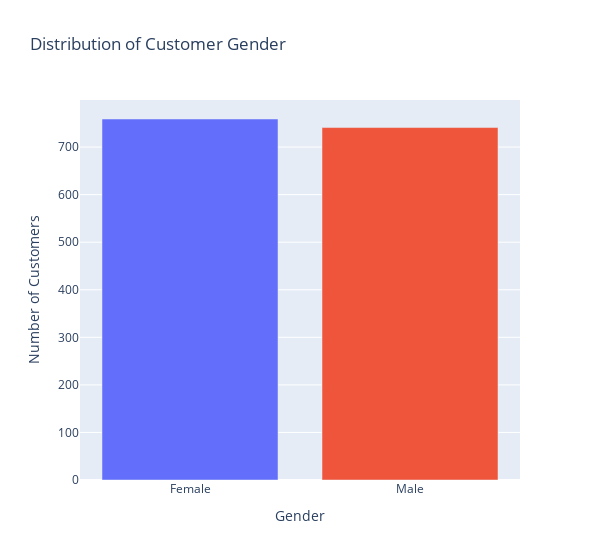

Notebook code cell kept with this figure:
### Code cell
restaurant_copy['Gender'].value_counts()

# Create bar chart of gender distribution
gender_counts = restaurant_copy['Gender'].value_counts().reset_index()
gender_counts.columns = ['Gender', 'Count']

fig = px.bar(gender_counts,
            x='Gender',
            y='Count',
            title='Distribution of Customer Gender',
            color='Gender')

# Update layout
fig.update_layout(
    showlegend=False,
    xaxis_title="Gender",
    yaxis_title="Number of Customers"
)
fig.update_layout(width=600)
fig.show()

### Figure 1 — Plotly figure (JSON) as saved in the notebook; plotly's stock layout.template omitted (floating-point values rounded to 4 significant figures)
{"data": [{"hovertemplate": "Gender=%{x}<br>Count=%{y}<extra></extra>", "legendgroup": "Female", "marker": {"color": "#636efa", "pattern": {"shape": ""}}, "name": "Female", "orientation": "v", "showlegend": true, "textposition": "auto", "type": "bar", "x": ["Female"], "xaxis": "x", "y": [759], "yaxis": "y"}, {"hovertemplate": "Gender=%{x}<br>Count=%{y}<extra></extra>", "legendgroup": "Male", "marker": {"color": "#EF553B", "pattern": {"shape": ""}}, "name": "Male", "orientation": "v", "showlegend": true, "textposition": "auto", "type": "bar", "x": ["Male"], "xaxis": "x", "y": [741], "yaxis": "y"}], "layout": {"barmode": "relative", "legend": {"title": {"text": "Gender"}, "tracegroupgap": 0}, "showlegend": false, "title": {"text": "Distribution of Customer Gender"}, "width": 600, "xaxis": {"anchor": "y", "categoryarray": ["Female", "Male"], "categoryorder": "array", "domain": [0, 1], "title": {"text": "Gender"}}, "yaxis": {"anchor": "x", "domain": [0, 1], "title": {"text": "Number of Customers"}}}}
